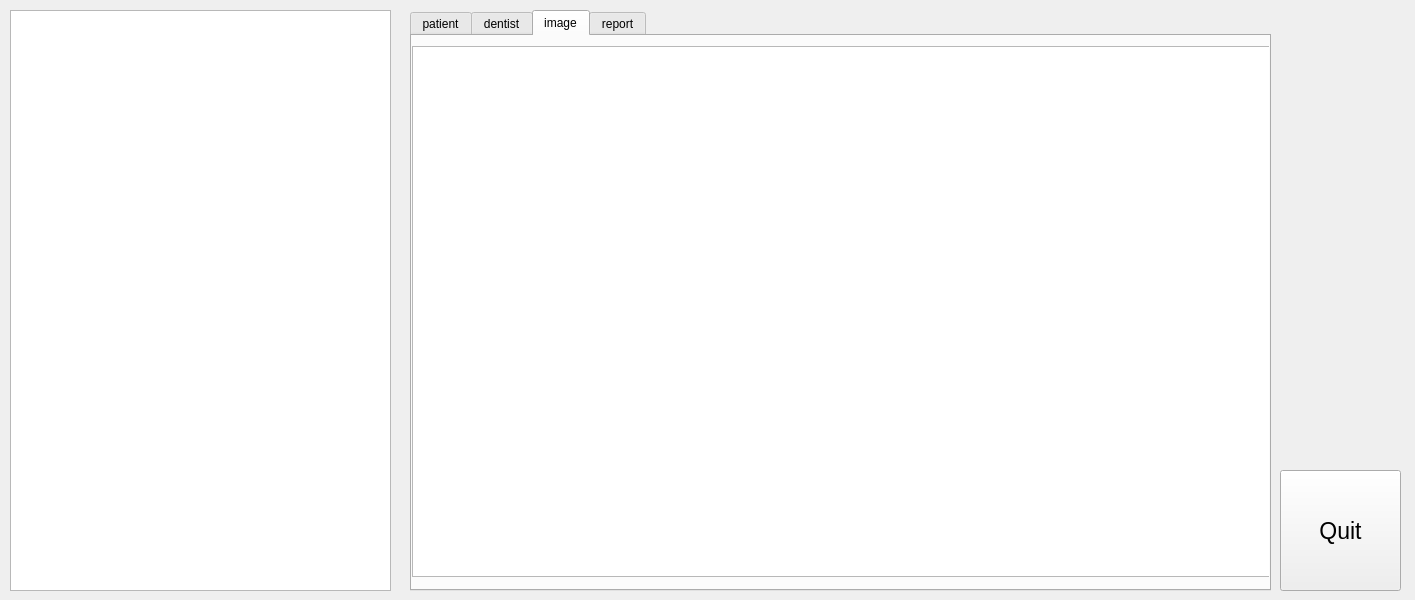
<?xml version="1.0" encoding="UTF-8"?>
<ui version="4.0">
 <class>MainServer</class>
 <widget class="QWidget" name="MainServer">
  <property name="geometry">
   <rect>
    <x>0</x>
    <y>0</y>
    <width>1415</width>
    <height>600</height>
   </rect>
  </property>
  <property name="windowTitle">
   <string>Server</string>
  </property>
  <widget class="QTextEdit" name="textEdit">
   <property name="geometry">
    <rect>
     <x>10</x>
     <y>10</y>
     <width>381</width>
     <height>581</height>
    </rect>
   </property>
  </widget>
  <widget class="QTabWidget" name="tabWidget">
   <property name="geometry">
    <rect>
     <x>410</x>
     <y>10</y>
     <width>861</width>
     <height>581</height>
    </rect>
   </property>
   <property name="currentIndex">
    <number>2</number>
   </property>
   <widget class="QWidget" name="patient">
    <attribute name="title">
     <string>patient</string>
    </attribute>
    <widget class="QTableView" name="patientTableView">
     <property name="geometry">
      <rect>
       <x>0</x>
       <y>10</y>
       <width>1001</width>
       <height>531</height>
      </rect>
     </property>
    </widget>
   </widget>
   <widget class="QWidget" name="dentist">
    <attribute name="title">
     <string>dentist</string>
    </attribute>
    <widget class="QTableView" name="dentistTableView">
     <property name="geometry">
      <rect>
       <x>0</x>
       <y>10</y>
       <width>1001</width>
       <height>531</height>
      </rect>
     </property>
    </widget>
   </widget>
   <widget class="QWidget" name="image">
    <attribute name="title">
     <string>image</string>
    </attribute>
    <widget class="QTableView" name="imageTableView">
     <property name="geometry">
      <rect>
       <x>0</x>
       <y>10</y>
       <width>1001</width>
       <height>531</height>
      </rect>
     </property>
    </widget>
   </widget>
   <widget class="QWidget" name="report">
    <attribute name="title">
     <string>report</string>
    </attribute>
    <widget class="QTableView" name="reportTableView">
     <property name="geometry">
      <rect>
       <x>0</x>
       <y>10</y>
       <width>1001</width>
       <height>531</height>
      </rect>
     </property>
    </widget>
   </widget>
  </widget>
  <widget class="QPushButton" name="quitPushButton">
   <property name="geometry">
    <rect>
     <x>1280</x>
     <y>470</y>
     <width>121</width>
     <height>121</height>
    </rect>
   </property>
   <property name="font">
    <font>
     <pointsize>17</pointsize>
     <bold>false</bold>
    </font>
   </property>
   <property name="text">
    <string>Quit</string>
   </property>
  </widget>
 </widget>
 <resources/>
 <connections/>
</ui>
